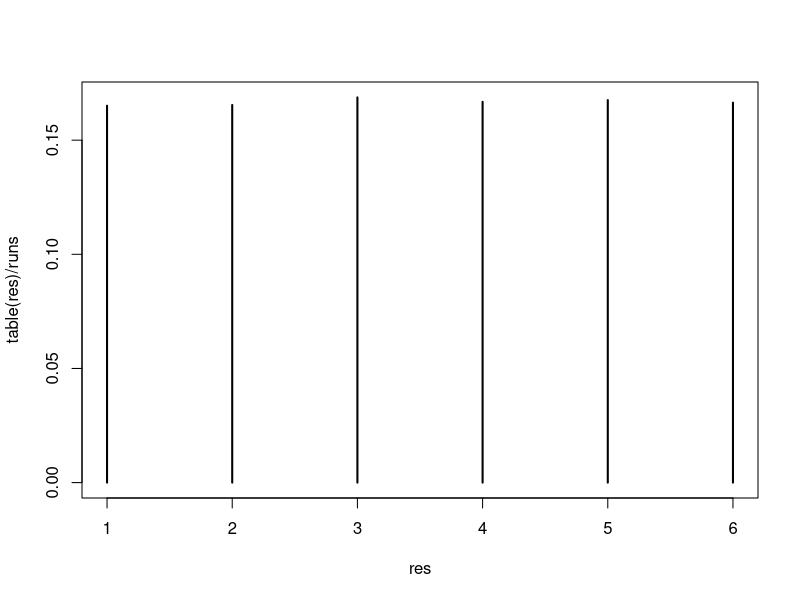
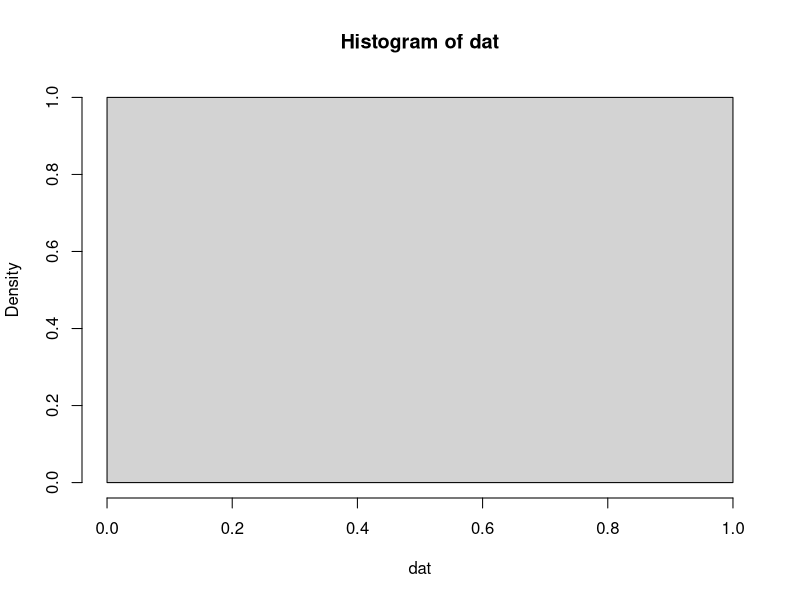
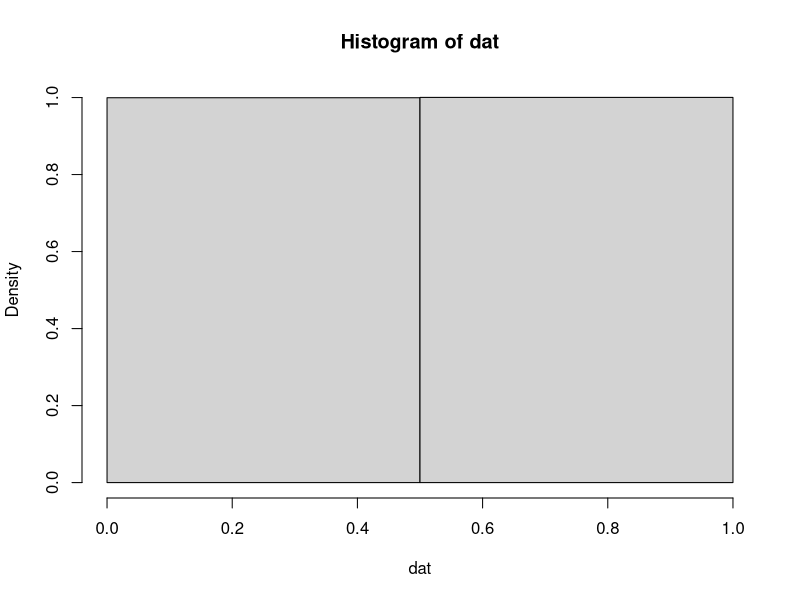
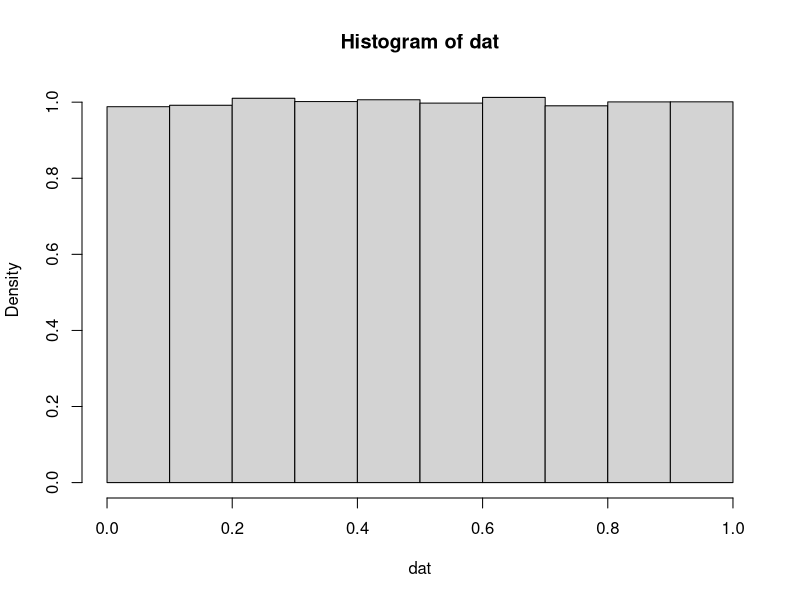
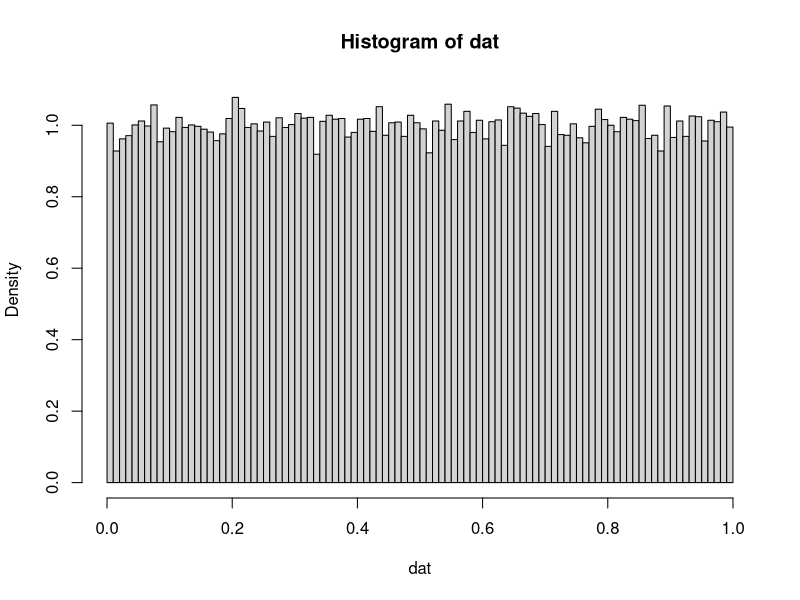
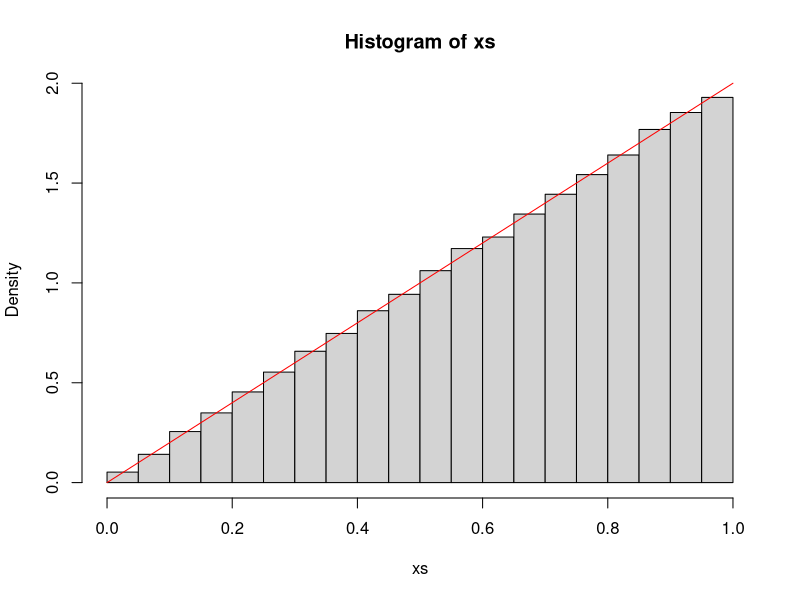
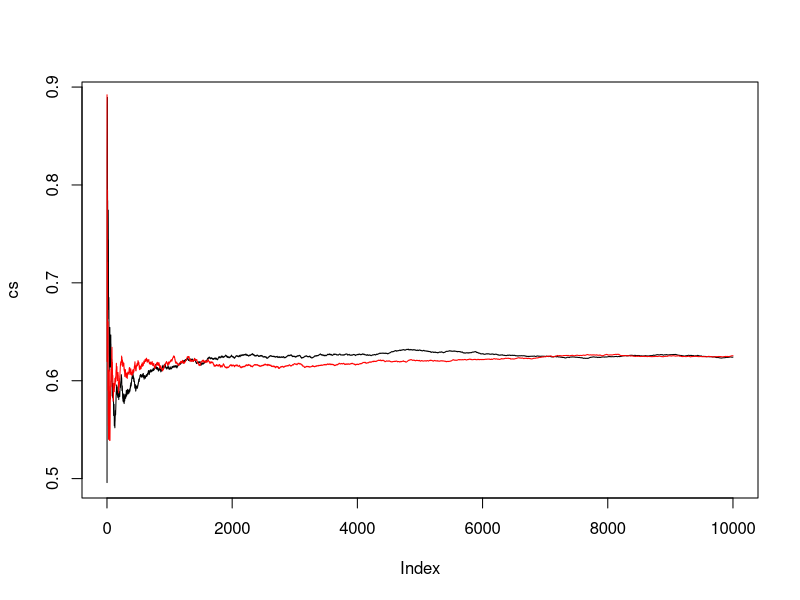

Write the R code that produced these figures, in order.
# Diskrete vs Stetige
runs = 100000
res = sample(1:6, runs, replace = TRUE)
table(res)
plot(table(res)/runs)
table(res)/runs

#Stetige
dat = runif(100000, 0,1) #1000 Zahlen zwischen 0 und 6
hist(dat, freq = FALSE, breaks = 1)
hist(dat, freq = FALSE, breaks = 2)
hist(dat, freq = FALSE, breaks = 10)
hist(dat, freq = FALSE, breaks = 100)



# Simulation von Daten aus einer Dreiecksverteilung
# Dies ist nicht Teil der Vorlesung
rdreieck = function(n){
  return (sqrt(runif(n)))
}

# Glückspiel
# X ~ Dreiecksverteilung
xs = rdreieck(100000)
hist(xs, freq = FALSE)
curve(2*x,0,1, add=TRUE, col='red')

mean(xs) #0.67
mean(xs^2) #0.4996467
var(xs) #0.05



# Aufgabe Simulation
N = 10000
xs = runif(N,0,1)
mean(sin(exp(xs)+sin(xs))) #0.6218743

# Erwartungswert fuer N->Infty
x = sin(exp(xs)+sin(xs))
cs = cumsum(x) / (1:N)
plot(cs, type = 'l')

# Zweite Simulation
xs = runif(N,0,1)
cs = cumsum(sin(exp(xs)+sin(xs)))/1:N
lines(cs, type = 'l', col='red')

# Numerische Intergration (Probe)
integrate(function(x) sin(exp(x)+sin(x)), 0, 1)
